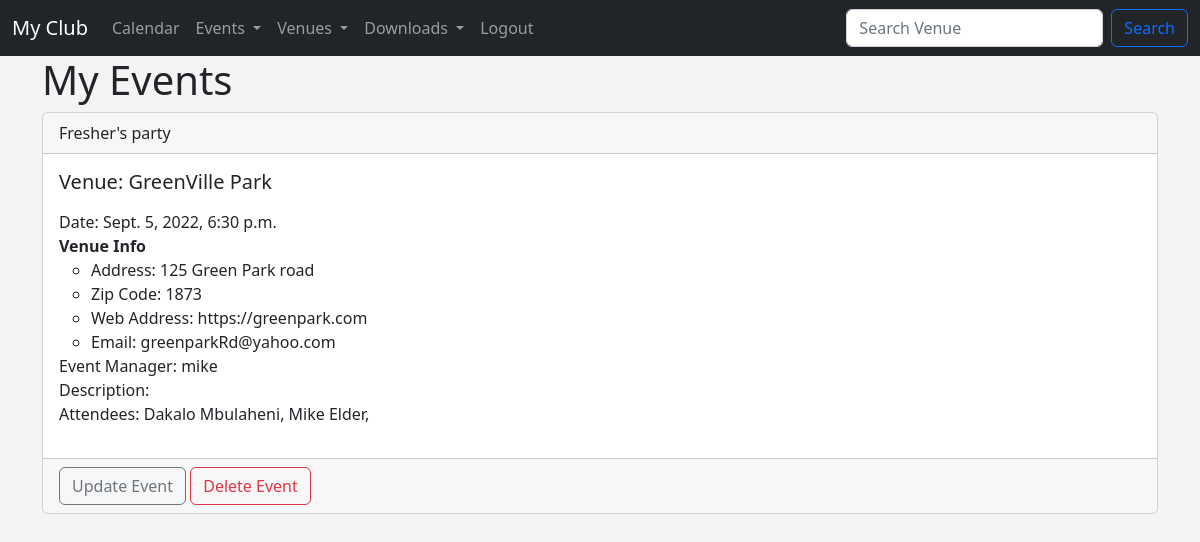
The app's page /my_events (signed in) with its own data.
### events/models.py (models this page shows, shortened)
class Event(models.Model):
 	name = models.CharField('Event Name', max_length=225)
 	event_date = models.DateTimeField('Event Date')
 	venue = models.ForeignKey(Venue, blank=True, null=True, on_delete = models.CASCADE) # Linking Event and Venue tables
 	manager =models.ForeignKey(User, blank=True, null=True, on_delete=models.SET_NULL)
 	description =  models.TextField(blank = True)
 	attendees = models.ManyToManyField(MyClubUser, blank=True) #many to many relationship
 	def __str__(self):
 		return self.name

class Venue(models.Model):
	name = models.CharField('Venue Name', max_length=200)
	address =models.CharField(max_length=200)
	zip_code = models.CharField('Zip Code', max_length=200)
	phone = models.CharField('Contact Number', max_length=50, blank=True)
	web = models.URLField('Website Address', blank=True)
	email_address = models.EmailField("Email Address", blank=True)
	owner = models.IntegerField("Owner", blank=False, default=1)
	venue_image = models.ImageField(null=True, blank=True, upload_to="image/")

class MyClubUser(models.Model):
	first_name = models.CharField(max_length=225)
	last_name = models.CharField(max_length=225)
	email = models.EmailField('User Email')
	def __str__(self):
 		return self.first_name + " " + self.last_name

### events/views.py (the view)
# urls.py: path('my_events', views.my_events, name='my-events'),
def my_events(request):
	if request.user.is_authenticated:
		me = request.user.id
		event_list = Event.objects.filter(attendees=me)
		return render(request, 'events/my_events.html', {'event_list': event_list})
	else:
		messages.success(request, ("Error, You are not authorised to access this page"))
		return redirect('home')

### events/templates/events/my_events.html (shortened to what this page needs)
{% extends 'events/base.html' %}
{% block content %}
	<h1>My Events</h1>
	{% for event in event_list %}
		<div class="card">
		  <div class="card-header">
		    {{event}}
		  </div>
		  <div class="card-body">
		   <h5 class="card-title">Venue:  {{event.venue.name}}</h5>
		    <p class="card-text">
				<ul class="list-group list-group-numbered">
					<li>Date: {{event.event_date}}</li>
					<li><strong>Venue Info</strong>
						<ul>
							<li>Address: {{event.venue.address}}</li>
							<li>Zip Code: {{event.venue.zip_code}}</li>
							<li>Web Address: {{event.venue.web}}</li>
							<li>Email: {{event.venue.email_address}}</li>
						</ul>
					</li>
					<li>Event Manager: {{event.manager}}</li>
					<li>Description: {{event.description}}</li>
					<li>Attendees:
						{% for attendee in event.attendees.all %}
								{{attendee}},
						{% endfor %}
					</li>
				</ul>
		    </p>
		  </div>
		  {% if user.is_authenticated %}
		  	{% if user == event.manager or user.is_superuser%}
			   <div class="card-footer">
					<a href="{% url 'update-event' event.id %}" class="btn btn-outline-secondary">Update Event</a>
					<a href="{% url 'delete-event' event.id %}" class="btn btn-outline-danger">Delete Event</a>
			    </div>
		    {% endif %}
		  {% endif %}
		</div>
		<br>
	{% endfor %}
{% endblock %}

### events/templates/events/base.html (style rules this page uses)
body { background: #f4f4f4; }

### records on screen
Event: name "Fresher's party", venue.name "GreenVille Park", event_date "Sept. 5, 2022, 6:30 p.m.", venue.address "125 Green Park road", venue.zip_code "1873", venue.web "https://greenpark.com", venue.email_address "greenparkRd@yahoo.com", manager "mike", shows "Update Event"
MyClubUser: first_name+last_name "Dakalo Mbulaheni"
MyClubUser: first_name+last_name "Mike Elder"
